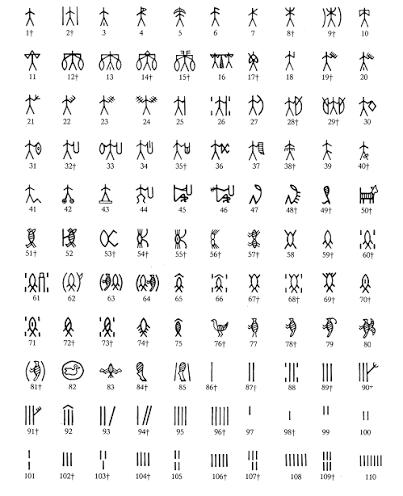
#> input picture tmp/Page1.PNG, 403 x 496 px
$ python -i 7_Diffraction_Lab.py   (imports and definitions only)
#> lines starting #> are read from the running program, lines starting #| are printed output that depends on the picture
# pages/8_Diffraction_Physics_Advanced.py
"""
Diffraction Physics — Advanced toolbox
Features:
 - Phase+Amplitude hologram synthesis
 - Angular spectrum propagation (pseudo-3D volumetric holography)
 - Color (multi-wavelength) diffraction rendering
 - Inverse propagation & Gerchberg-Saxton reconstruction tools
 - Realistic noise models (speckle, surface scattering, blur)
Pure numpy + Pillow + matplotlib + streamlit.
"""
import streamlit as st
import numpy as np
from PIL import Image, ImageOps, ImageFilter
import io, zipfile, math
import matplotlib.pyplot as plt


# [2 lines not run here, left out]

# ---------------------------
# Utilities
# ---------------------------
def load_image_arr(uploaded, size=256, invert=True):
#> called with uploaded = '../tmp/Page1.PNG', size = 256, invert = True
    im = Image.open(uploaded).convert("L")
    im = ImageOps.autocontrast(im)
    if invert:
        im = ImageOps.invert(im)
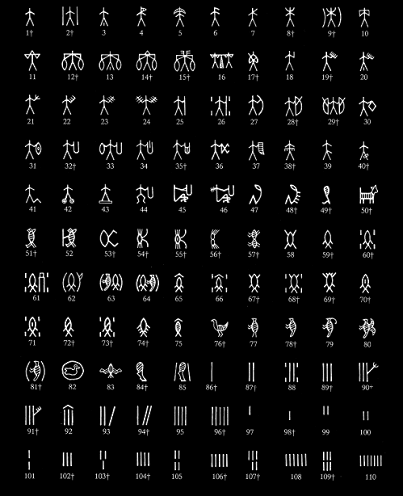
#> im: PIL image 403x496 L; min 0, max 255, mean 11.8
    im = im.resize((size, size), Image.LANCZOS)
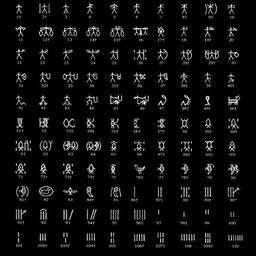
#> im: PIL image 256x256 L; min 0, max 255, mean 12.5
    arr = np.array(im, dtype=float) / 255.0
    return arr, im

# [9 lines left out: functions arr_to_image, pil_from_array_rgb, not called in this run]

def download_bytes(data_bytes, name, mime):
    st.download_button(name, data_bytes, file_name=name, mime=mime)

# ---------------------------
# Angular Spectrum Propagation
# ---------------------------
# [142 lines left out: functions angular_spectrum_propagation, fraunhofer_intensity, synthesize_phase_amplitude, color_diffraction, gerchberg_saxon_recovery, add_speckle and 1 more, not called in this run]

def add_contrast_fade(image, factor=0.7):
    out = image * factor + (1-factor)*0.5
    return (out - out.min())/(out.max()-out.min()+1e-12)

# ---------------------------
# UI: Inputs
# ---------------------------
# [2 lines not run here, left out]
# [1 line that did not run here, left out]
# [1 line that did not run here, left out]
# [7 lines that did not run here, left out]

# [3 lines not run here, left out]

# preprocess
# [1 line that did not run here, left out]
# [2 lines not run here, left out]

# option: aperture mask (binary)
# [1 line that did not run here, left out]
# [1 line that did not run here, left out]
# [1 line that did not run here, left out]
# [1 line that did not run here, left out]

# noise controls
# [2 lines not run here, left out]
# [1 line that did not run here, left out]
# [1 line that did not run here, left out]
# [1 line that did not run here, left out]
# [1 line that did not run here, left out]
# [1 line that did not run here, left out]
# [1 line that did not run here, left out]

# helper to apply noise chain
# [6 lines left out: function apply_noise_chain, not called in this run]

# ---------------------------
# Mode: Phase+Amplitude Hologram
# ---------------------------
# [155 lines not run here, left out]

>>> result = load_image_arr('../tmp/Page1.PNG')
